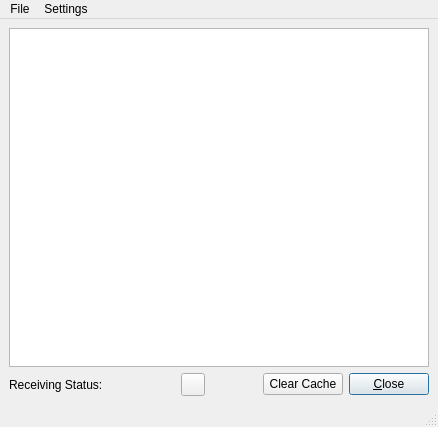
<ui version="4.0" >
 <class>JLViewer</class>
 <widget class="QMainWindow" name="JLViewer" >
  <property name="geometry" >
   <rect>
    <x>0</x>
    <y>0</y>
    <width>438</width>
    <height>427</height>
   </rect>
  </property>
  <property name="windowTitle" >
   <string>MainWindow</string>
  </property>
  <widget class="QWidget" name="centralwidget" >
   <layout class="QVBoxLayout" name="verticalLayout" >
    <item>
     <widget class="JLBrowser" name="textBrowser" />
    </item>
    <item>
     <layout class="QHBoxLayout" name="_2" >
      <property name="spacing" >
       <number>6</number>
      </property>
      <property name="margin" >
       <number>0</number>
      </property>
      <item>
       <widget class="QLabel" name="TextLabel1" >
        <property name="text" >
         <string>Receiving Status:</string>
        </property>
        <property name="wordWrap" >
         <bool>false</bool>
        </property>
       </widget>
      </item>
      <item>
       <widget class="CMultColorLED" native="1" name="LEDStatus" >
        <property name="minimumSize" >
         <size>
          <width>13</width>
          <height>13</height>
         </size>
        </property>
        <property name="maximumSize" >
         <size>
          <width>13</width>
          <height>13</height>
         </size>
        </property>
       </widget>
      </item>
      <item>
       <spacer name="horizontalSpacer" >
        <property name="orientation" >
         <enum>Qt::Horizontal</enum>
        </property>
        <property name="sizeHint" stdset="0" >
         <size>
          <width>40</width>
          <height>20</height>
         </size>
        </property>
       </spacer>
      </item>
      <item>
       <widget class="QToolButton" name="ButtonStepBack" >
        <property name="text" >
         <string/>
        </property>
        <property name="icon" >
         <iconset resource="res/icons.qrc" >
          <normaloff>:/icons/StepBack.png</normaloff>:/icons/StepBack.png</iconset>
        </property>
       </widget>
      </item>
      <item>
       <spacer name="Spacer5_2" >
        <property name="orientation" >
         <enum>Qt::Horizontal</enum>
        </property>
        <property name="sizeType" >
         <enum>QSizePolicy::Expanding</enum>
        </property>
        <property name="sizeHint" stdset="0" >
         <size>
          <width>20</width>
          <height>20</height>
         </size>
        </property>
       </spacer>
      </item>
      <item>
       <widget class="QPushButton" name="pushButtonClearCache" >
        <property name="text" >
         <string>Clear Cache</string>
        </property>
       </widget>
      </item>
      <item>
       <widget class="QPushButton" name="buttonOk" >
        <property name="text" >
         <string>&amp;Close</string>
        </property>
        <property name="autoDefault" >
         <bool>true</bool>
        </property>
        <property name="default" >
         <bool>true</bool>
        </property>
       </widget>
      </item>
     </layout>
    </item>
   </layout>
  </widget>
  <widget class="QMenuBar" name="menubar" >
   <property name="geometry" >
    <rect>
     <x>0</x>
     <y>0</y>
     <width>438</width>
     <height>19</height>
    </rect>
   </property>
   <widget class="QMenu" name="menuFile" >
    <property name="title" >
     <string>File</string>
    </property>
    <addaction name="actionClear_All" />
    <addaction name="separator" />
    <addaction name="actionSave" />
    <addaction name="actionSave_All" />
    <addaction name="separator" />
    <addaction name="actionClose" />
   </widget>
   <widget class="QMenu" name="menuSettings" >
    <property name="title" >
     <string>Settings</string>
    </property>
    <addaction name="actionSet_Font" />
   </widget>
   <addaction name="menuFile" />
   <addaction name="menuSettings" />
  </widget>
  <widget class="QStatusBar" name="statusbar" />
  <action name="actionSet_Font" >
   <property name="text" >
    <string>Set  Font</string>
   </property>
  </action>
  <action name="actionClear_All" >
   <property name="text" >
    <string>Clear All</string>
   </property>
  </action>
  <action name="actionSave" >
   <property name="text" >
    <string>Save</string>
   </property>
  </action>
  <action name="actionSave_All" >
   <property name="text" >
    <string>Save All</string>
   </property>
  </action>
  <action name="actionClose" >
   <property name="text" >
    <string>Close</string>
   </property>
  </action>
 </widget>
 <customwidgets>
  <customwidget>
   <class>CMultColorLED</class>
   <extends>QWidget</extends>
   <header>MultColorLED.h</header>
  </customwidget>
  <customwidget>
   <class>JLBrowser</class>
   <extends>QTextBrowser</extends>
   <header>jlbrowser.h</header>
  </customwidget>
 </customwidgets>
 <resources>
  <include location="res/icons.qrc" />
 </resources>
 <connections/>
</ui>
